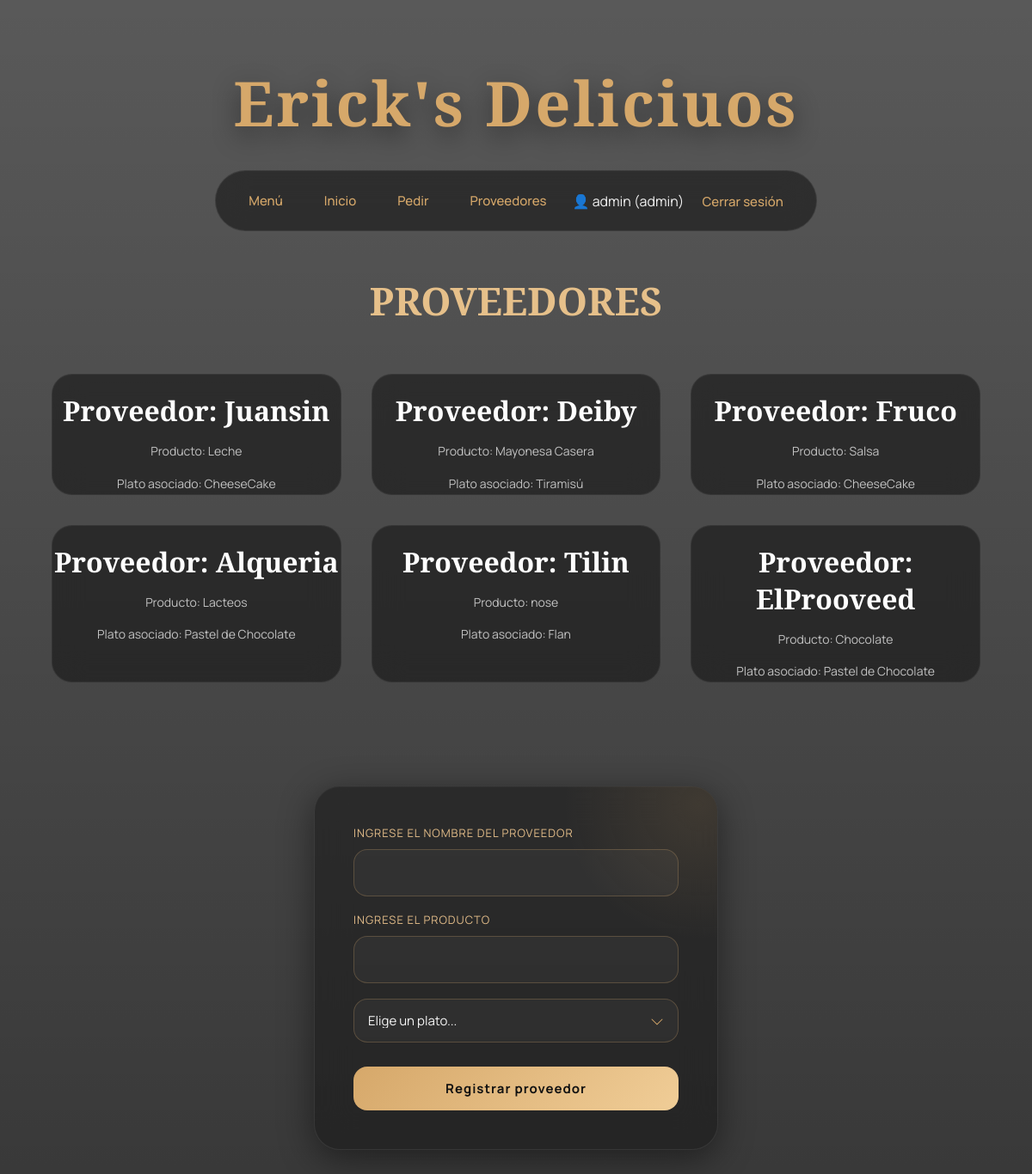
/proveedores (signed in), run on the app's committed database.
### tables this page shows
CREATE TABLE proveedor(
                 id_proveedor INTEGER,
                 nombre_proveedor TEXT NOT NULL,
                 producto TEXT NOT NULL,
                 id_plato INTEGER,
                 PRIMARY KEY(id_proveedor AUTOINCREMENT),
                 FOREIGN KEY(id_plato) REFERENCES plato(id_plato)
                 );

CREATE TABLE plato(
        id_plato INTEGER,
	    nombre_plato TEXT NOT NULL,
	    precio_plato INTEGER NOT NULL,
        img TEXT,
	    PRIMARY KEY(id_plato AUTOINCREMENT)
        );

### paginas/rutas.py (the view)
@paginas_bp.route('/proveedores')
@login_required
def proveedores():
    conn = get_connection()
    qproveedores = """
        SELECT p.nombre_proveedor, p.producto, pl.nombre_plato
        FROM proveedor p
        INNER JOIN plato pl ON p.id_plato = pl.id_plato
    """
    prov = conn.execute(qproveedores).fetchall()
    platos = conn.execute("SELECT * FROM plato").fetchall()
    conn.close()
    return render_template('proveedor.html', proveedores=prov, platos=platos)

### app.py (called while the page is built)
@app.after_request
def no_cache(response):
    response.headers["Cache-Control"] = "no-store, no-cache, must-revalidate, post-check=0, pre-check=0, max-age=0"
    response.headers["Pragma"] = "no-cache"
    response.headers["Expires"] = "0"
    return response

### utils.py (called while the page is built)
def get_connection():
    conn = sqlite3.connect("database_restaurant.db")
    conn.row_factory = sqlite3.Row
    return conn

def login_required(f):
    @wraps(f)
    def decorated_function(*args, **kwargs):
        if 'username' not in session:
            flash('Por favor, inicia sesión primero.', 'warning')
            return redirect(url_for('paginas.login'))
        return f(*args, **kwargs)
    return decorated_function

### templates/proveedor.html (shortened to what this page needs)
{% extends 'index.html' %}
{% block content %}
    <h2>PROVEEDORES</h2>
    <div class="menu-grid-container">
        {% for p in proveedores %}
            <div class="card">
                <h3>Proveedor: {{ p.nombre_proveedor }}</h3>
                <p>Producto: {{ p.producto }}</p>
                <p>Plato asociado: {{ p.nombre_plato }}</p>
            </div>
        {% endfor %}
    </div>
    <div class="menu-container">
        <form action="/registro_proveedor" method="POST">
            <label>Ingrese el nombre del proveedor</label>
            <input type="text" name ="nombre_proveedor">
            <label>Ingrese el producto</label>
            <input type="text" name ="producto">
            <select name="plato_selected">
            <option value="" disabled selected>Elige un plato...</option>
            </select>
            <button type="submit"> Registrar proveedor</button>
        </form>
    </div>
{% endblock %}

### static/styles.css (style rules this page uses)
* { box-sizing: border-box; margin: 0; padding: 0; }
body { background: linear-gradient(rgba(0,0,0,0.65), rgba(0,0,0,0.78)), url('https://images.unsplash.com/photo-1414235077428-338989a2e8c0?q=80&w=2070&auto=format&fit=crop'); background-size: cover; background-position: center; background-attachment: fixed; color: #f3f3f3; font-family: 'Manrope', sans-serif; min-height: 100vh; overflow-x: hidden; }
h2 { text-align: center; margin: 50px 0 35px; font-size: 2.8rem; font-family: 'Playfair Display', serif; color: #e6c08a; font-weight: 600; animation: fadeUp 1s ease; }
.menu-grid-container { display: grid; grid-template-columns: repeat(auto-fill, minmax(290px, 1fr)); gap: 35px; padding: 20px 5% 60px; max-width: 1400px; margin: auto; }
.card { background: rgba(18,18,18,0.55); border-radius: 24px; overflow: hidden; transition: 0.35s ease; border: 1px solid rgba(255,255,255,0.05); backdrop-filter: blur(18px); position: relative; }
.card h3 { font-family: 'Playfair Display', serif; font-size: 2rem; color: #ffffff; margin-top: 20px; text-align: center; }
.card p { color: #c2c2c2; font-size: 14px; line-height: 1.7; margin-top: 14px; padding: 0 24px; text-align: center; }
.menu-container { width: 100%; max-width: 470px; margin: 60px auto; padding: 45px; background: rgba(15,15,15,0.45); border: 1px solid rgba(255,255,255,0.08); backdrop-filter: blur(22px); -webkit-backdrop-filter: blur(22px); border-radius: 30px; box-shadow: 0 10px 40px rgba(0,0,0,0.45), inset 0 1px 1px rgba(255,255,255,0.04); position: relative; overflow: hidden; animation: fadeUp 1s ease; }
.menu-container::before { content: ''; position: absolute; width: 320px; height: 320px; background: radial-gradient( circle, rgba(214,168,106,0.12), transparent 70% ); top: -140px; right: -140px; pointer-events: none; }
.menu-container form { display: flex; flex-direction: column; gap: 18px; position: relative; z-index: 2; }
.menu-container label { color: #e2bc89; font-size: 13px; letter-spacing: 1px; text-transform: uppercase; margin-bottom: -8px; }
.menu-container input, .menu-container select { appearance: none; -webkit-appearance: none; -moz-appearance: none; background-color: rgba(255,255,255,0.04); border: 1px solid rgba(214,168,106,0.25); color: #f5f5f5; padding: 16px; border-radius: 16px; outline: none; font-size: 15px; font-family: 'Manrope', sans-serif; transition: all 0.3s ease; }
.menu-container select { cursor: pointer; background-repeat: no-repeat; background-position: right 16px center; background-size: 16px; }
.menu-container select option { background-color: #1a1a1a; color: #f5f5f5; padding: 10px; }
.menu-container button { margin-top: 10px; background: linear-gradient( 135deg, #d6a86a, #f0cd97 ); color: #111; border: none; padding: 15px; border-radius: 16px; font-weight: 700; font-size: 15px; cursor: pointer; transition: all 0.35s ease; font-family: 'Manrope', sans-serif; letter-spacing: 1px; }

### data on the page
proveedor: nombre_proveedor "Juansin", producto "Leche", nombre_plato "CheeseCake"
proveedor: nombre_proveedor "Deiby", producto "Mayonesa Casera", nombre_plato "Tiramisú"
proveedor: nombre_proveedor "Fruco", producto "Salsa", nombre_plato "CheeseCake"
proveedor: nombre_proveedor "Alqueria", producto "Lacteos", nombre_plato "Pastel de Chocolate"
proveedor: nombre_proveedor "Tilin", producto "nose", nombre_plato "Flan"
proveedor: nombre_proveedor "ElProoveed", producto "Chocolate", nombre_plato "Pastel de Chocolate"

### other printed values
{{ session['username'] }} "admin"
{{ session['rol'] }} "admin"
